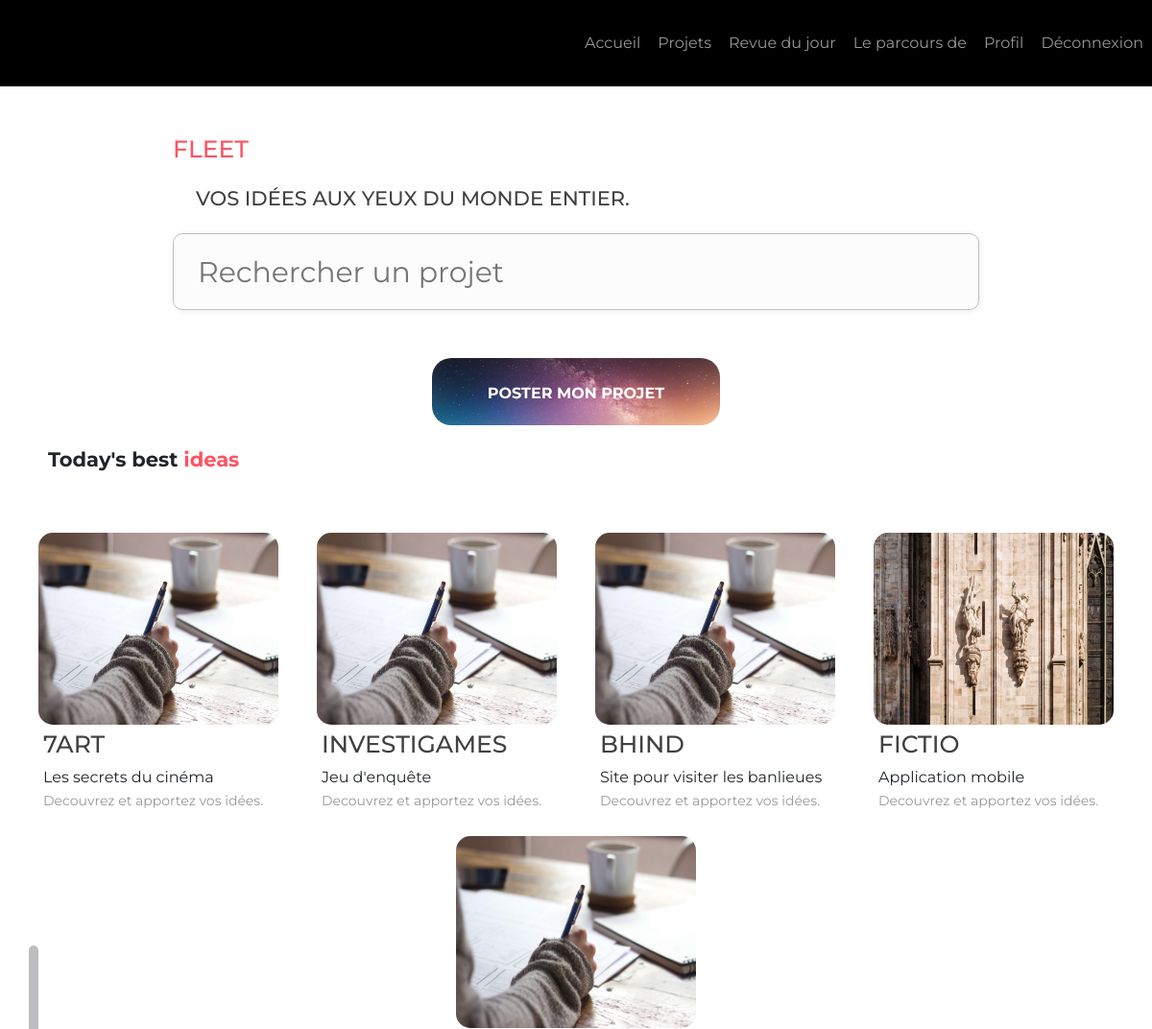
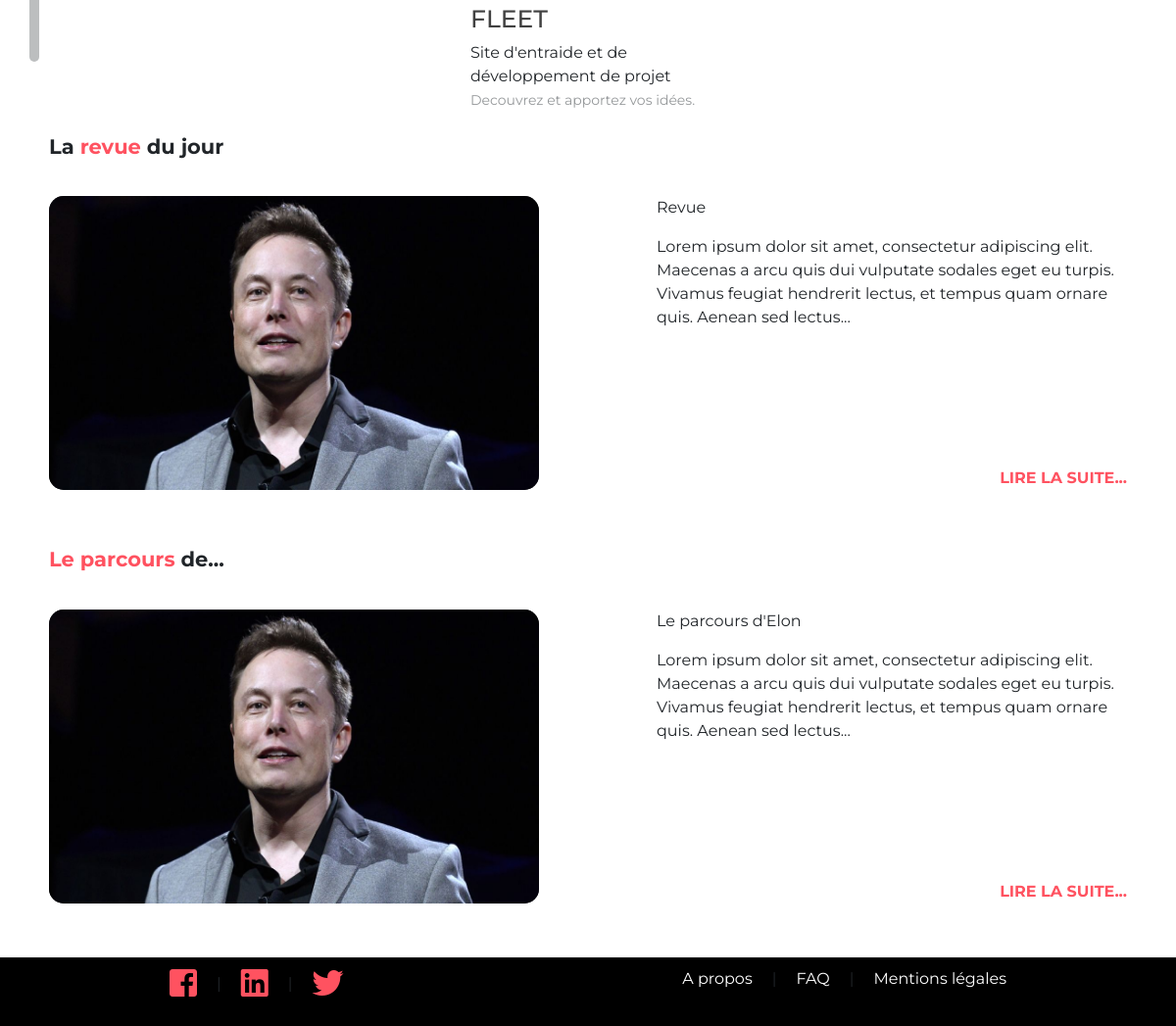
The app's page /main.php (signed in) with its own data (2 pictures, top to bottom).
### tables this page shows
CREATE TABLE IF NOT EXISTS `projets` (
  `id` int(11) NOT NULL AUTO_INCREMENT,
  `title` varchar(50) NOT NULL DEFAULT '0',
  `like_count` int(11) NOT NULL DEFAULT '0',
  `description` text,
  `background` varchar(255) DEFAULT NULL,
  `baseline` varchar(255) DEFAULT NULL,
  `support` text,
  `objectif` text,
  `cibles` text,
  `created_at` datetime DEFAULT CURRENT_TIMESTAMP,
  `id_user` int(11) DEFAULT NULL,
  PRIMARY KEY (`id`)
);

CREATE TABLE IF NOT EXISTS `revu` (
  `id` int(11) NOT NULL AUTO_INCREMENT,
  `title` varchar(50) DEFAULT NULL,
  `description` varchar(50) DEFAULT NULL,
  `content` text,
  `background` varchar(100) DEFAULT NULL,
  `created_at` datetime DEFAULT NULL,
  PRIMARY KEY (`id`)
);

CREATE TABLE IF NOT EXISTS `parcours` (
  `id` int(11) NOT NULL AUTO_INCREMENT,
  `title` varchar(50) DEFAULT NULL,
  `description` varchar(50) DEFAULT NULL,
  `content` text,
  `background` varchar(100) DEFAULT NULL,
  `created_at` datetime DEFAULT NULL,
  PRIMARY KEY (`id`)
);

### class/Database.php (called while the page is built, shortened)
<?php
  class Database{
    private $pdo;
    public function __construct($login, $password, $database_name, $host = 'localhost'){
      $this->pdo = new PDO("mysql:dbname=$database_name;host=$host", $login, $password);
      $this->pdo->setAttribute(PDO::ATTR_ERRMODE, PDO::ERRMODE_EXCEPTION);
      $this->pdo->setAttribute(PDO::ATTR_DEFAULT_FETCH_MODE, PDO::FETCH_OBJ);
    }
    public function query($query, $params = false){
      try{
      if($params){
        $req = $this->pdo->prepare($query);
        $req->execute($params);
      }else{
        $req = $this->pdo->query($query);
      }
    }catch(PDOException $e){
      echo $e->getMessage();
      echo $e->getFile();
      echo $e->getLine();
      print_r($e->getTrace());
      die();
    }
      return $req;
    }
  }
 ?>

### class/App.php (called while the page is built, shortened)
<?php
class App{
  static $db = null;
  static function getDatabase(){
    if(!self::$db){
      self::$db = new Database('root','','basefleet');
    }
    return self::$db;
  }
}
?>

### main.php (the view, shortened to what this page needs)
<?php
	$db = App::getDatabase();
	$projets = $db->query("SELECT * FROM projets ORDER BY `projets`.`like_count` DESC LIMIT 5")->fetchAll();
	$parcours = $db->query("SELECT * FROM parcours ORDER BY `parcours`.`created_at` DESC LIMIT 1")->fetch();
	$revu = $db->query("SELECT * FROM revu ORDER BY `revu`.`created_at` DESC LIMIT 1")->fetch();
	$image = new Image();
	require 'inc/header.php';
	function raccourcirChaine($chaine, $tailleMax)
	{
    if( strlen($chaine) >= $tailleMax )
    {
      $chaine = substr($chaine,0,$tailleMax);
      $positionDernierEspace = strrpos($chaine,' ');
      $chaine = substr($chaine,0,$positionDernierEspace).'...';
    }
    return $chaine;
  }
	?>
	<header class="header">
		<?php if(isset($_SESSION['auth'])): ?>
			<div class="nav">
			<div class="nav-items"><a href="main.php">Accueil</a></div>
			<div class="nav-items"><a href="allprojets.php">Projets</a></div>
			<div class="nav-items"><a href="allrevu.php">Revue du jour</a></div>
			<div class="nav-items"><a href="allparcours.php">Le parcours de</a></div>
			<div class="nav-items"><a href="profil.php">Profil</a></div>
			<div class="nav-items"><a href="logout.php">Déconnexion</a></div>
			</div>
		<?php endif; ?>
	</header>
	<div class="menu-toggler" id="menu-toggler"></div>
						<img src="<?php $image->getImage($_SESSION['auth']->avatar, "avatar"); ?>" alt="">
	<div class="main-caption">
			<div class="form-field">
					<div class="field-caption">
							<h1><span class="redspan">Fleet</</h1>
							<h2>Vos idées aux yeux du monde entier.</h2>
					</div>
					<div class="field">
						<form>
							<input id="search" type="text" class="field-input" placeholder="Rechercher un projet" name="input" autocomplete="off">
						</form>
				</div>
			</div>
	</div>
	<div class="menu-btns">
			<div class="menu--proposition"><a href="postprojet.php">Poster mon projet</a></div>
	</div>
	<div class="title">
		<p>Today's best<span class="redspan"> ideas</span> </p>
	</div>
	<div class="h--posts-best" >
		<?php foreach ($projets as $projet): ?>
			<div class="h--posts-item-best projet_lifestyle projet">
					<a class="h--post-link-best" href="projet.php?projet=<?php echo $projet->id; ?>"></a>
					<div class="h--post-item-img-best">
							<img src="<?php $image->getImage($projet->background, "projets"); ?>" alt="project_image">
					</div>
					<div class="h--post-desc-best">
							<h1 class="titre"><?php echo $projet->title; ?></h1>
							<p><?php echo $projet->baseline; ?></p>
							<span class="h--post-subdesc-best">
									 Decouvrez et apportez vos idées.
							</span>
					</div>
			</div>
		<?php endforeach; ?>
	</div>
	<div class="title">
		<p>La <span class="redspan">revue</span> du jour</p>
	</div>
	<div class="post-revu">
		<div class="post-revu-img">
		<img src="<?php $image->getImage($revu->background, "revu"); ?>" alt="">
		</div>
		<div class="post-revu-text">
		<p><?= $revu->description ?></p>
		<p style="text-overflow: ellipsis;"><?= raccourcirChaine($revu->content, 200); ?></p>
			<div class="suite">
				<a href="revu.php?id=<?= $revu->id; ?>">Lire la suite...</a>
			</div>
		</div>
	</div>
	<div class="title">
		<p><span class="redspan">Le parcours</span> de...</p>
	</div>
	<div class="post-revu">
		<div class="post-revu-img">
			<img src="<?php $image->getImage($parcours->background, "parcours"); ?>" alt="">
		</div>
		<div class="post-revu-text">
			<p><?= $parcours->description ?></p>
			<p style="text-overflow: ellipsis;"><?= raccourcirChaine($parcours->content, 200); ?></p>
			<div class="suite">
				<a href="parcours.php?id=<?= $parcours->id; ?>">Lire la suite...</a>
			</div>
		</div>
	</div>
</div>
<footer class="footer">
	<div class="reseaux" style="position:relative; left:auto;">
		<table cellpadding=10>
		<tr>
			<td><li class="foot-item"><a href="https://www.facebook.com/Fleet-change-your-world-177344952913438/?hc_ref=ARS6ZUejbmzCW9VHWZKC062UwGJEfvBM9DbdQtFk7oLbycEvxORS708jI82fldH3alo&fref=nf" target="_blank"><i class="fab fa-facebook-square fa-2x"></i></a></li></td>
			<td>|</td>
			<td><li class="foot-item"><a href="" target="_blank"><i class="fab fa-linkedin fa-2x"></i></a></li></td>
			<td>|</td>
			<td><li class="foot-item"><a href="https://twitter.com/fleetcyw" target="_blank"><i class="fab fa-twitter fa-2x"></i></a></li></td>
		</tr>
		</table>
	</div>
	<div style="float:right;">
		<table cellpadding=10>
		<tr>
			<td><li class="foot-item"><a href="apropos.php">A propos </a></li></td>
			<td>|</td>
			<td><li class="foot-item"><a href="faq.php">FAQ</a></li></td>
			<td>|</td>
			<td><li class="foot-item"><a href="mention.php">Mentions légales</a></li></td>
		</tr>
		</table>
	</div>
</footer>
</body>
</html>

### records on screen
projets: title "7ART", baseline "Les secrets du cinéma"
projets: title "INVESTIGAMES", baseline "Jeu d'enquête"
projets: title "BHIND", baseline "Site pour visiter les banlieues"
projets: background (picture), title "FICTIO", baseline "Application mobile"
projets: background (picture), title "FLEET", baseline "Site d'entraide et de développement de projet"
revu: background (picture), description "Revue", content "Lorem ipsum dolor sit amet, consectetur adipiscing elit. Maecenas a arcu quis dui vulputate sodales eget eu turpis. Vivamus feugiat hendrerit lectus, et tempus quam ornare quis. Aenean sed lectus..."
parcours: background (picture), description "Le parcours d'Elon", content "Lorem ipsum dolor sit amet, consectetur adipiscing elit. Maecenas a arcu quis dui vulputate sodales eget eu turpis. Vivamus feugiat hendrerit lectus, et tempus quam ornare quis. Aenean sed lectus..."
